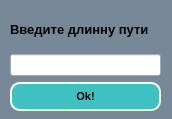
<?xml version="1.0" encoding="UTF-8"?>
<ui version="4.0">
 <class>Value</class>
 <widget class="QDialog" name="Value">
  <property name="geometry">
   <rect>
    <x>0</x>
    <y>0</y>
    <width>172</width>
    <height>119</height>
   </rect>
  </property>
  <property name="windowTitle">
   <string>Путь</string>
  </property>
  <property name="styleSheet">
   <string notr="true">QDialog
{
	background-color: rgb(119, 136, 153);
}</string>
  </property>
  <widget class="QWidget" name="verticalLayoutWidget">
   <property name="geometry">
    <rect>
     <x>10</x>
     <y>10</y>
     <width>151</width>
     <height>101</height>
    </rect>
   </property>
   <layout class="QVBoxLayout" name="verticalLayout">
    <item>
     <widget class="QLabel" name="label">
      <property name="font">
       <font>
        <pointsize>10</pointsize>
        <weight>75</weight>
        <bold>true</bold>
       </font>
      </property>
      <property name="text">
       <string>Введите длинну пути</string>
      </property>
     </widget>
    </item>
    <item>
     <widget class="QLineEdit" name="Val"/>
    </item>
    <item>
     <widget class="QPushButton" name="BtnOk">
      <property name="styleSheet">
       <string notr="true">QPushButton{
background-color: rgb(64, 193, 193);
border-style: outset;
border-width: 2px;
border-radius: 10px;
border-color: beige;
font: bold 11px;
min-width: 5em;
padding: 6px;
}
QPushButton:hover {
background-color:rgb(51, 153, 153);
border-style: inset;
}
QPushButton:pressed {
background-color: rgb(36, 108, 108);
border-style: inset;
}</string>
      </property>
      <property name="text">
       <string>Ok!</string>
      </property>
     </widget>
    </item>
   </layout>
  </widget>
 </widget>
 <resources/>
 <connections/>
</ui>
